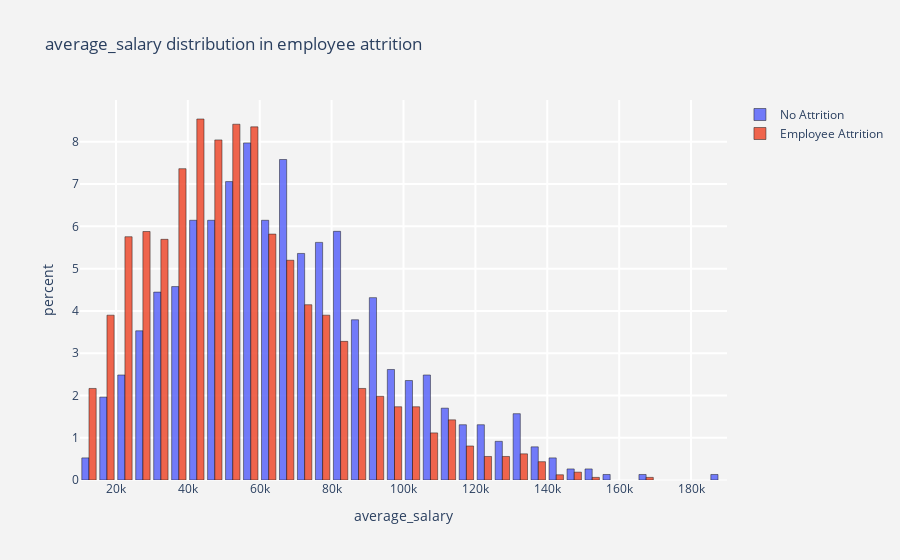

This figure's notebook cell:
### Code cell
histogram("average_salary")

### Figure 1 — Plotly figure (JSON) as saved in the notebook; plotly's stock layout.template omitted (floating-point values rounded to 4 significant figures; data arrays with more than 128 entries replaced by an {"elided": "..."} marker saying what was removed)
{"data": [{"histnorm": "percent", "marker": {"line": {"color": "black", "width": 0.5}}, "name": "No Attrition", "opacity": 0.9, "type": "histogram", "x": {"elided": "765 int values"}}, {"histnorm": "percent", "marker": {"line": {"color": "black", "width": 0.5}}, "name": "Employee Attrition", "opacity": 0.9, "type": "histogram", "x": {"elided": "1616 int values"}}], "layout": {"paper_bgcolor": "rgb(243,243,243)", "plot_bgcolor": "rgb(243,243,243)", "title": {"text": "average_salary distribution in employee attrition "}, "xaxis": {"gridcolor": "rgb(255, 255, 255)", "gridwidth": 2, "ticklen": 5, "title": {"text": "average_salary"}, "zerolinewidth": 1}, "yaxis": {"gridcolor": "rgb(255, 255, 255)", "gridwidth": 2, "ticklen": 5, "title": {"text": "percent"}, "zerolinewidth": 1}}}
